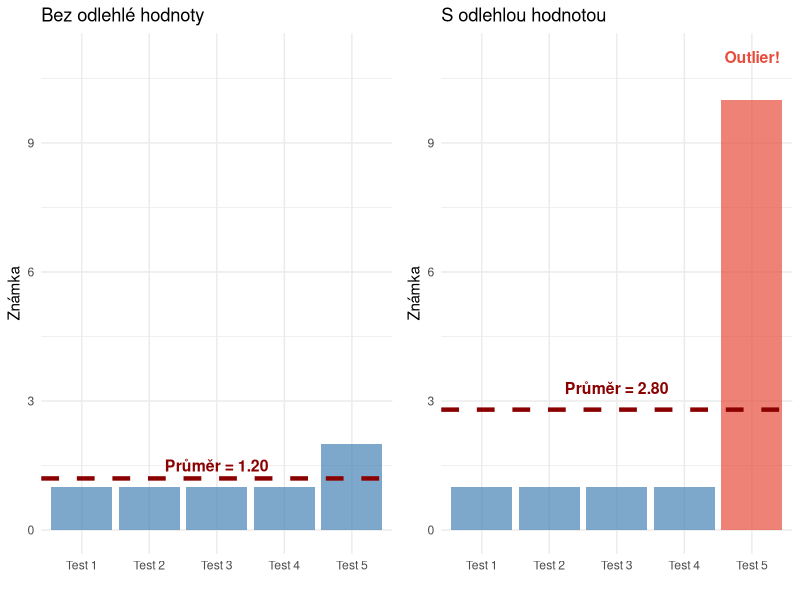
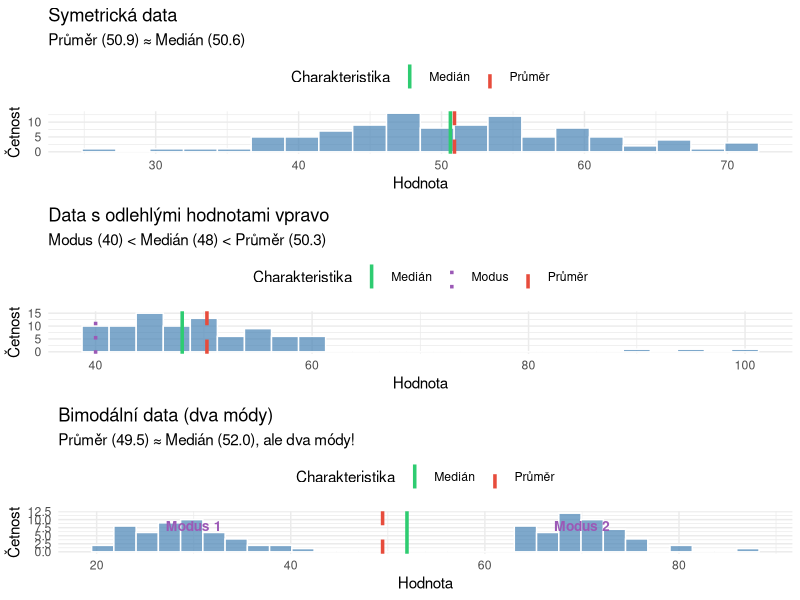

R code for these plots, in order:
## ---- chunk 1
#| label: fig-mean-example
#| fig-cap: "Citlivost průměru na odlehlé hodnoty"
#| warning: false

library(ggplot2)
library(gridExtra)

# Data bez outliera
data_normal <- data.frame(
  znacka = c("Test 1", "Test 2", "Test 3", "Test 4", "Test 5"),
  hodnota = c(1, 1, 1, 1, 2)
)
mean_normal <- mean(data_normal$hodnota)

# Data s outlierem
data_outlier <- data.frame(
  znacka = c("Test 1", "Test 2", "Test 3", "Test 4", "Test 5"),
  hodnota = c(1, 1, 1, 1, 10)
)
mean_outlier <- mean(data_outlier$hodnota)

p1 <- ggplot(data_normal, aes(x = znacka, y = hodnota)) +
  geom_col(fill = "steelblue", alpha = 0.7) +
  geom_hline(yintercept = mean_normal, color = "darkred",
             linetype = "dashed", size = 1.5) +
  annotate("text", x = 3, y = mean_normal + 0.3,
           label = sprintf("Průměr = %.2f", mean_normal),
           color = "darkred", fontface = "bold", size = 4) +
  labs(
    title = "Bez odlehlé hodnoty",
    x = "",
    y = "Známka"
  ) +
  ylim(0, 11) +
  theme_minimal()

p2 <- ggplot(data_outlier, aes(x = znacka, y = hodnota)) +
  geom_col(aes(fill = hodnota > 5), alpha = 0.7) +
  scale_fill_manual(values = c("steelblue", "#E74C3C")) +
  geom_hline(yintercept = mean_outlier, color = "darkred",
             linetype = "dashed", size = 1.5) +
  annotate("text", x = 3, y = mean_outlier + 0.5,
           label = sprintf("Průměr = %.2f", mean_outlier),
           color = "darkred", fontface = "bold", size = 4) +
  annotate("text", x = 5, y = 11,
           label = "Outlier!",
           color = "#E74C3C", fontface = "bold", size = 4) +
  labs(
    title = "S odlehlou hodnotou",
    x = "",
    y = "Známka"
  ) +
  ylim(0, 11) +
  theme_minimal() +
  theme(legend.position = "none")

gridExtra::grid.arrange(p1, p2, ncol = 2)
## ---- chunk 2
#| label: fig-center-comparison
#| fig-cap: "Porovnání průměru, mediánu a modu"
#| warning: false
#| fig-height: 10

library(ggplot2)
library(gridExtra)

# Symetrická data
set.seed(123)
data_sym <- data.frame(
  hodnota = c(rnorm(100, mean = 50, sd = 10))
)
mean_sym <- mean(data_sym$hodnota)
median_sym <- median(data_sym$hodnota)

p1 <- ggplot(data_sym, aes(x = hodnota)) +
  geom_histogram(bins = 20, fill = "steelblue", alpha = 0.7, color = "white") +
  geom_vline(aes(xintercept = mean_sym, color = "Průměr"),
             linetype = "dashed", size = 1.2) +
  geom_vline(aes(xintercept = median_sym, color = "Medián"),
             linetype = "solid", size = 1.2) +
  scale_color_manual(values = c("Průměr" = "#E74C3C", "Medián" = "#2ECC71")) +
  labs(
    title = "Symetrická data",
    subtitle = sprintf("Průměr (%.1f) ≈ Medián (%.1f)", mean_sym, median_sym),
    x = "Hodnota",
    y = "Četnost",
    color = "Charakteristika"
  ) +
  theme_minimal() +
  theme(legend.position = "top")

# Data s pravostranným outlierem (pozitivně zešikmená)
data_skew <- data.frame(
  hodnota = c(rep(40:50, each = 5), rep(51:60, each = 3), 90, 95, 100)
)
mean_skew <- mean(data_skew$hodnota)
median_skew <- median(data_skew$hodnota)
mode_skew <- as.numeric(names(sort(table(data_skew$hodnota), decreasing = TRUE)[1]))

p2 <- ggplot(data_skew, aes(x = hodnota)) +
  geom_histogram(bins = 25, fill = "steelblue", alpha = 0.7, color = "white") +
  geom_vline(aes(xintercept = mean_skew, color = "Průměr"),
             linetype = "dashed", size = 1.2) +
  geom_vline(aes(xintercept = median_skew, color = "Medián"),
             linetype = "solid", size = 1.2) +
  geom_vline(aes(xintercept = mode_skew, color = "Modus"),
             linetype = "dotted", size = 1.2) +
  scale_color_manual(values = c("Průměr" = "#E74C3C",
                                 "Medián" = "#2ECC71",
                                 "Modus" = "#9B59B6")) +
  labs(
    title = "Data s odlehlými hodnotami vpravo",
    subtitle = sprintf("Modus (%.0f) < Medián (%.0f) < Průměr (%.1f)",
                       mode_skew, median_skew, mean_skew),
    x = "Hodnota",
    y = "Četnost",
    color = "Charakteristika"
  ) +
  theme_minimal() +
  theme(legend.position = "top")

# Bimodální data
data_bimodal <- data.frame(
  hodnota = c(rnorm(50, mean = 30, sd = 5), rnorm(50, mean = 70, sd = 5))
)
mean_bimodal <- mean(data_bimodal$hodnota)
median_bimodal <- median(data_bimodal$hodnota)

p3 <- ggplot(data_bimodal, aes(x = hodnota)) +
  geom_histogram(bins = 30, fill = "steelblue", alpha = 0.7, color = "white") +
  geom_vline(aes(xintercept = mean_bimodal, color = "Průměr"),
             linetype = "dashed", size = 1.2) +
  geom_vline(aes(xintercept = median_bimodal, color = "Medián"),
             linetype = "solid", size = 1.2) +
  annotate("text", x = 30, y = 8, label = "Modus 1",
           color = "#9B59B6", fontface = "bold", size = 3.5) +
  annotate("text", x = 70, y = 8, label = "Modus 2",
           color = "#9B59B6", fontface = "bold", size = 3.5) +
  scale_color_manual(values = c("Průměr" = "#E74C3C", "Medián" = "#2ECC71")) +
  labs(
    title = "Bimodální data (dva módy)",
    subtitle = sprintf("Průměr (%.1f) ≈ Medián (%.1f), ale dva módy!",
                       mean_bimodal, median_bimodal),
    x = "Hodnota",
    y = "Četnost",
    color = "Charakteristika"
  ) +
  theme_minimal() +
  theme(legend.position = "top")

gridExtra::grid.arrange(p1, p2, p3, ncol = 1)
